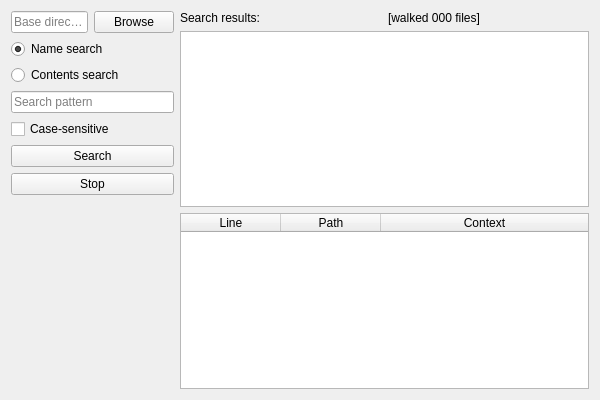
<?xml version="1.0" encoding="UTF-8"?>
<ui version="4.0">
 <class>FileSearchClass</class>
 <widget class="QWidget" name="FileSearchClass">
  <property name="geometry">
   <rect>
    <x>0</x>
    <y>0</y>
    <width>600</width>
    <height>400</height>
   </rect>
  </property>
  <property name="windowTitle">
   <string>FileSearch</string>
  </property>
  <layout class="QVBoxLayout" name="verticalLayout_2">
   <item>
    <layout class="QHBoxLayout" name="horizontalLayout_2" stretch="2,5">
     <item>
      <layout class="QVBoxLayout" name="verticalLayout">
       <item>
        <layout class="QHBoxLayout" name="horizontalLayout">
         <item>
          <widget class="QLineEdit" name="PathField">
           <property name="placeholderText">
            <string>Base directory</string>
           </property>
          </widget>
         </item>
         <item>
          <widget class="QPushButton" name="BrowseButton">
           <property name="text">
            <string>Browse</string>
           </property>
          </widget>
         </item>
        </layout>
       </item>
       <item>
        <widget class="QRadioButton" name="NameRadio">
         <property name="text">
          <string>Name search</string>
         </property>
         <property name="checked">
          <bool>true</bool>
         </property>
         <attribute name="buttonGroup">
          <string notr="true">SearchModeGroup</string>
         </attribute>
        </widget>
       </item>
       <item>
        <widget class="QRadioButton" name="ContentsRadio">
         <property name="text">
          <string>Contents search</string>
         </property>
         <attribute name="buttonGroup">
          <string notr="true">SearchModeGroup</string>
         </attribute>
        </widget>
       </item>
       <item>
        <widget class="QLineEdit" name="SearchPatternField">
         <property name="placeholderText">
          <string>Search pattern</string>
         </property>
        </widget>
       </item>
       <item>
        <widget class="QCheckBox" name="CaseSensitiveBox">
         <property name="text">
          <string>Case-sensitive</string>
         </property>
        </widget>
       </item>
       <item>
        <widget class="QPushButton" name="SearchButton">
         <property name="text">
          <string>Search</string>
         </property>
        </widget>
       </item>
       <item>
        <widget class="QPushButton" name="StopButton">
         <property name="text">
          <string>Stop</string>
         </property>
        </widget>
       </item>
       <item>
        <spacer name="verticalSpacer">
         <property name="orientation">
          <enum>Qt::Vertical</enum>
         </property>
         <property name="sizeHint" stdset="0">
          <size>
           <width>20</width>
           <height>40</height>
          </size>
         </property>
        </spacer>
       </item>
      </layout>
     </item>
     <item>
      <layout class="QVBoxLayout" name="verticalLayout_3">
       <item>
        <layout class="QHBoxLayout" name="horizontalLayout_3">
         <item>
          <widget class="QLabel" name="ResultTitle">
           <property name="text">
            <string>Search results:</string>
           </property>
          </widget>
         </item>
         <item>
          <widget class="QLabel" name="WalkedFileslabel">
           <property name="text">
            <string>[walked 000 files]</string>
           </property>
          </widget>
         </item>
        </layout>
       </item>
       <item>
        <widget class="QListWidget" name="ResultList">
         <property name="wordWrap">
          <bool>false</bool>
         </property>
        </widget>
       </item>
       <item>
        <widget class="QTableWidget" name="ResultTable">
         <property name="lineWidth">
          <number>1</number>
         </property>
         <property name="sizeAdjustPolicy">
          <enum>QAbstractScrollArea::AdjustIgnored</enum>
         </property>
         <property name="alternatingRowColors">
          <bool>true</bool>
         </property>
         <property name="selectionMode">
          <enum>QAbstractItemView::NoSelection</enum>
         </property>
         <property name="textElideMode">
          <enum>Qt::ElideLeft</enum>
         </property>
         <property name="horizontalScrollMode">
          <enum>QAbstractItemView::ScrollPerItem</enum>
         </property>
         <property name="columnCount">
          <number>3</number>
         </property>
         <attribute name="horizontalHeaderStretchLastSection">
          <bool>true</bool>
         </attribute>
         <attribute name="verticalHeaderStretchLastSection">
          <bool>false</bool>
         </attribute>
         <column>
          <property name="text">
           <string>Line</string>
          </property>
         </column>
         <column>
          <property name="text">
           <string>Path</string>
          </property>
         </column>
         <column>
          <property name="text">
           <string>Context</string>
          </property>
         </column>
        </widget>
       </item>
      </layout>
     </item>
    </layout>
   </item>
  </layout>
 </widget>
 <layoutdefault spacing="6" margin="11"/>
 <resources/>
 <connections>
  <connection>
   <sender>BrowseButton</sender>
   <signal>clicked()</signal>
   <receiver>FileSearchClass</receiver>
   <slot>OnBrowsePress()</slot>
   <hints>
    <hint type="sourcelabel">
     <x>257</x>
     <y>23</y>
    </hint>
    <hint type="destinationlabel">
     <x>299</x>
     <y>199</y>
    </hint>
   </hints>
  </connection>
  <connection>
   <sender>SearchButton</sender>
   <signal>clicked()</signal>
   <receiver>FileSearchClass</receiver>
   <slot>OnSearchPress()</slot>
   <hints>
    <hint type="sourcelabel">
     <x>153</x>
     <y>82</y>
    </hint>
    <hint type="destinationlabel">
     <x>299</x>
     <y>199</y>
    </hint>
   </hints>
  </connection>
  <connection>
   <sender>ResultList</sender>
   <signal>itemDoubleClicked(QListWidgetItem*)</signal>
   <receiver>FileSearchClass</receiver>
   <slot>OnSearchResultDoubleClicked(QListWidgetItem*)</slot>
   <hints>
    <hint type="sourcelabel">
     <x>446</x>
     <y>211</y>
    </hint>
    <hint type="destinationlabel">
     <x>299</x>
     <y>199</y>
    </hint>
   </hints>
  </connection>
  <connection>
   <sender>StopButton</sender>
   <signal>clicked()</signal>
   <receiver>FileSearchClass</receiver>
   <slot>OnStopPress()</slot>
   <hints>
    <hint type="sourcelabel">
     <x>124</x>
     <y>112</y>
    </hint>
    <hint type="destinationlabel">
     <x>299</x>
     <y>199</y>
    </hint>
   </hints>
  </connection>
  <connection>
   <sender>NameRadio</sender>
   <signal>clicked()</signal>
   <receiver>FileSearchClass</receiver>
   <slot>OnNameSearchSelected()</slot>
   <hints>
    <hint type="sourcelabel">
     <x>124</x>
     <y>52</y>
    </hint>
    <hint type="destinationlabel">
     <x>299</x>
     <y>199</y>
    </hint>
   </hints>
  </connection>
  <connection>
   <sender>ContentsRadio</sender>
   <signal>clicked()</signal>
   <receiver>FileSearchClass</receiver>
   <slot>OnContentsSearchSelected()</slot>
   <hints>
    <hint type="sourcelabel">
     <x>124</x>
     <y>78</y>
    </hint>
    <hint type="destinationlabel">
     <x>299</x>
     <y>199</y>
    </hint>
   </hints>
  </connection>
  <connection>
   <sender>ResultTable</sender>
   <signal>itemDoubleClicked(QTableWidgetItem*)</signal>
   <receiver>FileSearchClass</receiver>
   <slot>OnSearchResultDoubleClicked(QTableWidgetItem*)</slot>
   <hints>
    <hint type="sourcelabel">
     <x>384</x>
     <y>301</y>
    </hint>
    <hint type="destinationlabel">
     <x>299</x>
     <y>199</y>
    </hint>
   </hints>
  </connection>
 </connections>
 <slots>
  <slot>OnBrowsePress()</slot>
  <slot>OnSearchPress()</slot>
  <slot>OnSearchResultDoubleClicked(QListWidgetItem*)</slot>
  <slot>OnStopPress()</slot>
  <slot>OnNameSearchSelected()</slot>
  <slot>OnContentsSearchSelected()</slot>
  <slot>OnSearchResultDoubleClicked(QTableWidgetItem*)</slot>
 </slots>
 <buttongroups>
  <buttongroup name="SearchModeGroup"/>
 </buttongroups>
</ui>
